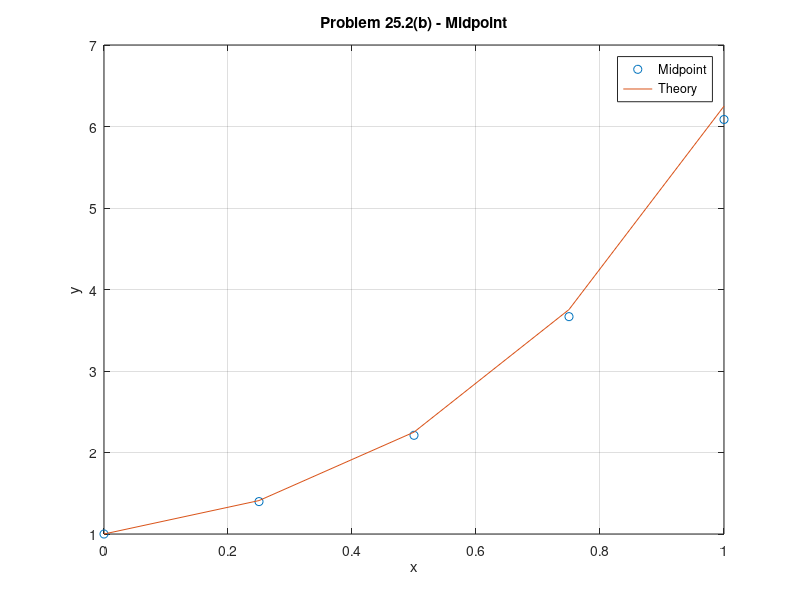

Here is the MATLAB script that generated this plot:
function [y, rel_error] = Midpoint()
%Problem: dy/dx = (1+4x)y^1/2
%Analytical Solution: y = [(2x^2+x+2)/2]^2
%rel_error = (abs(y(i) - y_exact(i))/y_exact(i))*100;
y = [];
x_max = 1; %number of timesteps
del_x = 0.25; %days

x(1) = 0;
y(1) = 1;

i = 1;
while x < x_max
    x(i+1) = x(i) + del_x;
    
    if x(i+1) > x_max
        x(i+1) = x_max;
        del_x = x_max - x(i);
    end
    
    slope1 = (1+4*x(i))*sqrt(y(i));
    y_mid = y(i)+del_x*slope1/2;
    slope_mid = (1+4*(x(i)+del_x/2))*sqrt(y_mid);
    y(i+1) = y(i)+slope_mid*del_x;
    
    i = i+1;
end

plot(x,y, 'o');
xlabel('x')
ylabel('y')

for i=1:length(x)
    y_exact(i) = ((2*x(i)^2+x(i)+2)/2)^2;
    rel_error(i) = (abs(y(i) - y_exact(i))/y_exact(i))*100
end

hold on
plot(x,y_exact)
grid
title('Problem 25.2(b) - Midpoint')
legend('Midpoint', 'Theory')
hold off
end

